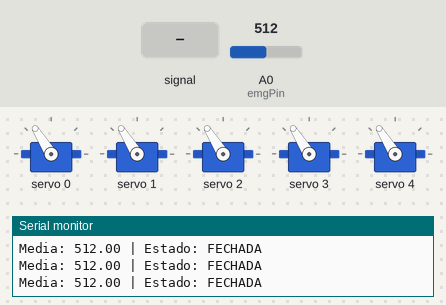
This sketch was run on a simulated Arduino Uno, built with avr-gcc and run on an emulated ATmega328P. On the bench: 5 × servo, the last lines printed to the serial monitor. The inputs (shaded band) are chosen by the test bench; at power-on: A0 (emgPin) = 512.

Above: at 12.4 s.
12.5 s: A0 (emgPin) fed a 200 Hz sine of ±81 counts around its level
At 14.01 s:
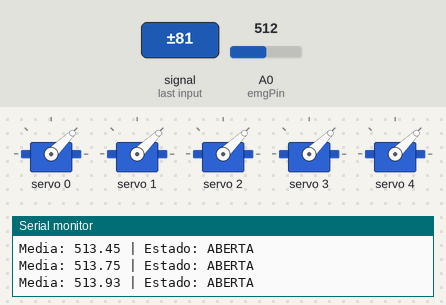
15.5 s: A0 (emgPin) set to 496
At 16.5 s:
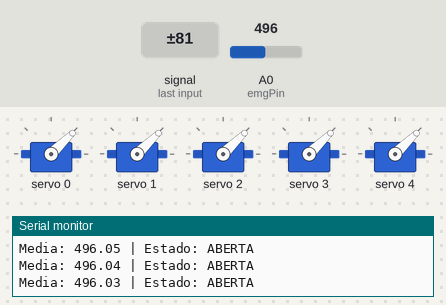
18.5 s: A0 (emgPin) fed a 2 Hz sine of ±306 counts around its level
At 21.4 s:
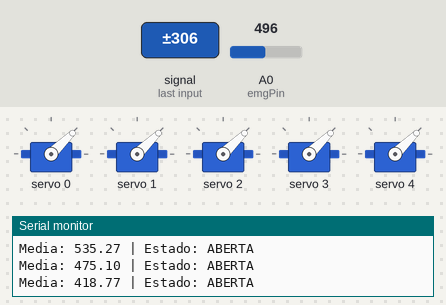
21.5 s: A0 (emgPin) fed a 1000 Hz sine of ±255 counts around its level
At 22.4 s:
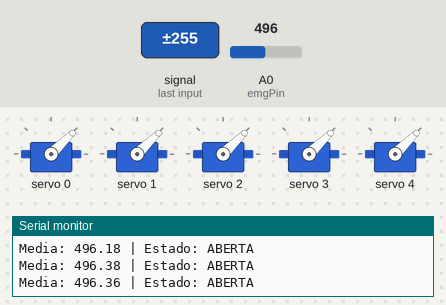
24.5 s: A0 (emgPin) set to 716
At 25.7 s:
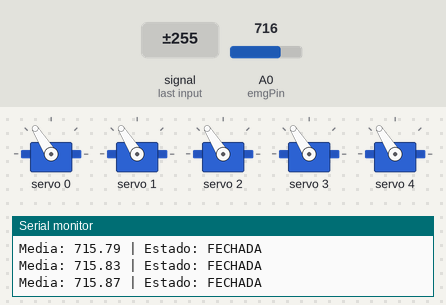
26.0 s: A0 (emgPin) set to 511
At 27.1 s:
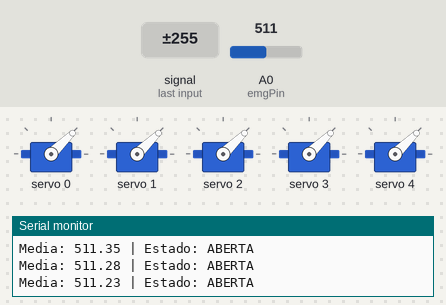
Timing chart, 0 to 29.0 s (numbered marks = the images above; inputs shaded):
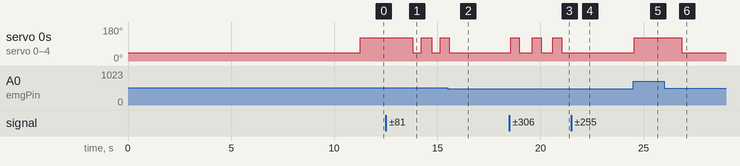

The sketch:

sensor_emg.ino
```cpp
#include <Wire.h>
#include <Adafruit_PWMServoDriver.h>

Adafruit_PWMServoDriver pwm = Adafruit_PWMServoDriver(0x40);

const int emgPin = A0;
const int NUM_DEDOS = 5;

// Canal da PCA9685 de cada dedo
//                          Polegar Indicador Medio Anelar Minimo
const int canal[NUM_DEDOS] = {0,     1,       2,    3,     4};

// Pulso (microssegundos) de mão ABERTA e FECHADA para cada dedo
int abertoUs[NUM_DEDOS]  = {1000, 1000, 1000, 1000, 1000};
int fechadoUs[NUM_DEDOS] = {1800, 1800, 1800, 1800, 1800};

// Calculados automaticamente na calibração
float limiteFechar = 0;
float limiteAbrir  = 0;

float media = 0;
bool fechado = false;
unsigned long ultimaTroca = 0;
const unsigned long tempoMinimo = 400;   // ms mínimo em cada posição

// Move todos os dedos para aberto ou fechado
void moverMao(bool fechar) {
  for (int i = 0; i < NUM_DEDOS; i++) {
    pwm.writeMicroseconds(canal[i], fechar ? fechadoUs[i] : abertoUs[i]);
  }
}

// Lê o sensor durante 2 ciclos da rede (33 ms) e tira a média.
// Isso cancela boa parte do ruído de 60 Hz da tomada.
void atualizarMedia() {
  long soma = 0;
  int n = 0;
  unsigned long inicio = micros();
  while (micros() - inicio < 33333) {
    soma += analogRead(emgPin);
    n++;
  }
  float leitura = (float)soma / n;
  media = 0.8 * media + 0.2 * leitura;   // suavização extra
}

// Mede a média do sinal durante 'ms' milissegundos
float medirDurante(unsigned long ms) {
  unsigned long inicio = millis();
  float soma = 0;
  long n = 0;
  while (millis() - inicio < ms) {
    atualizarMedia();
    soma += media;
    n++;
  }
  return soma / n;
}

void setup() {
  Serial.begin(9600);
  pwm.begin();
  pwm.setOscillatorFrequency(27000000);
  pwm.setPWMFreq(50);
  delay(500);
  moverMao(false);   // começa com a mão aberta

  // ---------- CALIBRAÇÃO ----------
  Serial.println();
  Serial.println("=== CALIBRACAO ===");
  Serial.println("RELAXE o braco (mao mole, apoiada na mesa)...");
  medirDurante(1500);                     // tempo para estabilizar
  float relaxado = medirDurante(3000);

  Serial.println("Agora FECHE a mao com FORCA e segure...");
  medirDurante(1000);
  float contraido = medirDurante(3000);

  Serial.println("Pode relaxar.");

  float diferenca = contraido - relaxado;
  limiteAbrir  = relaxado + diferenca * 0.35;
  limiteFechar = relaxado + diferenca * 0.65;

  Serial.print("Relaxado: ");      Serial.println(relaxado);
  Serial.print("Contraido: ");     Serial.println(contraido);
  Serial.print("Diferenca: ");     Serial.println(diferenca);
  Serial.print("Limite abrir: ");  Serial.println(limiteAbrir);
  Serial.print("Limite fechar: "); Serial.println(limiteFechar);

  if (diferenca < 50) {
    Serial.println("ATENCAO: pouca diferenca entre relaxado e contraido.");
    Serial.println("Confira eletrodos, ganho e ruido, e aperte RESET.");
  }

  Serial.println("=== FUNCIONANDO ===");
  delay(2000);
}

void loop() {
  atualizarMedia();   // já demora ~33 ms

  Serial.print("Media: ");
  Serial.print(media);
  Serial.print(" | Estado: ");
  Serial.println(fechado ? "FECHADA" : "ABERTA");

  unsigned long agora = millis();
  if (agora - ultimaTroca > tempoMinimo) {
    if (!fechado && media > limiteFechar) {
      Serial.println(">>> FECHAR MAO");
      moverMao(true);
      fechado = true;
      ultimaTroca = agora;
    }
    else if (fechado && media < limiteAbrir) {
      Serial.println(">>> ABRIR MAO");
      moverMao(false);
      fechado = false;
      ultimaTroca = agora;
    }
  }

  delay(1);
}
```

Measured:
- the behaviour switches between 512 and 511 on A0 (emgPin) (found by bisection; images 1 and 2)
- after the input at 12.5 s, servo 0–4: alternates 122° for 0.50 s and 44° for 0.42 s, starting after 1.3 s
- after the input at 15.5 s, servo 0: goes on until 15.6 s, then stays 44°
- after the input at 18.5 s, servo 0, servo 2–4: alternates 122° for 0.43 s and 44° for 0.60 s, starting after 0.06 s; servo 1: alternates 122° for 0.42 s and 44° for 0.60 s, starting after 0.06 s
- after the input at 21.5 s, servo 0–4: stops changing and stays 44°
- after the input at 24.5 s, servo 0: 44° → 122° at once; servo 1–4: 44° → 122° after 0.05 s
- after the input at 26.0 s, servo 0–4: 122° → 44° after 0.86 s
